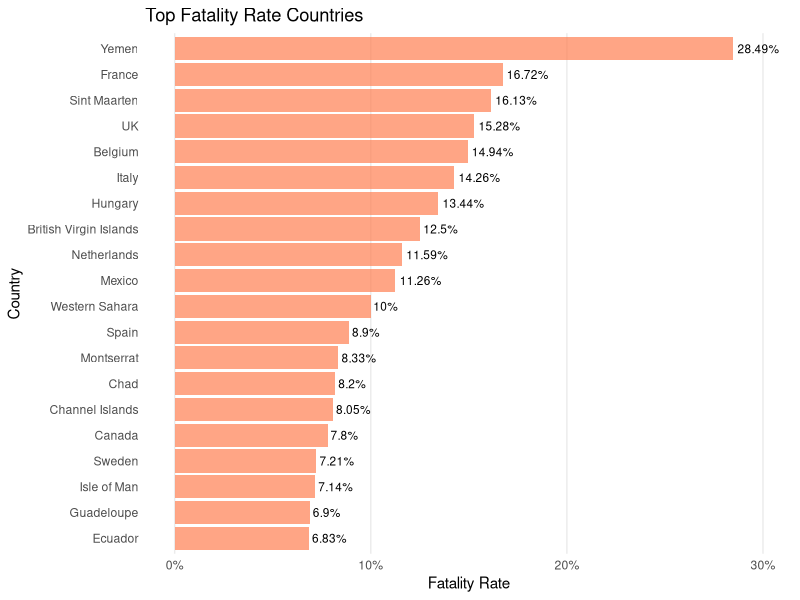
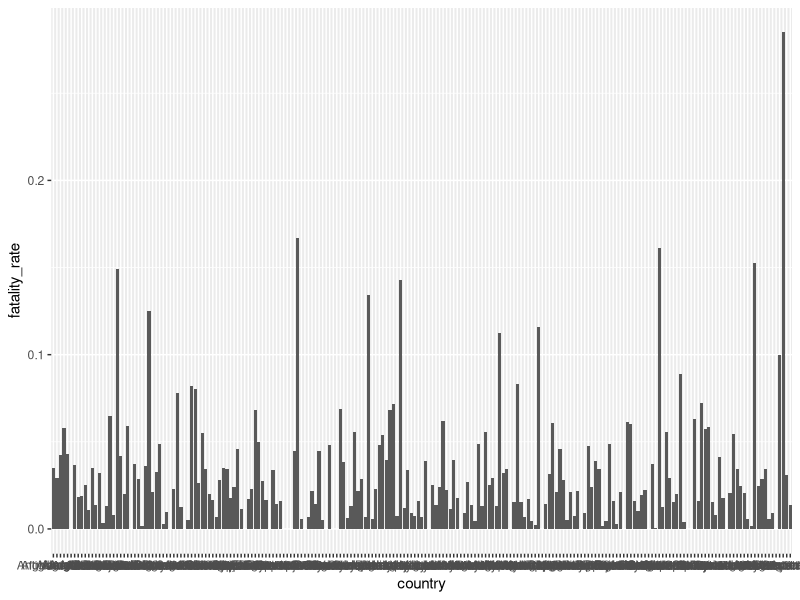
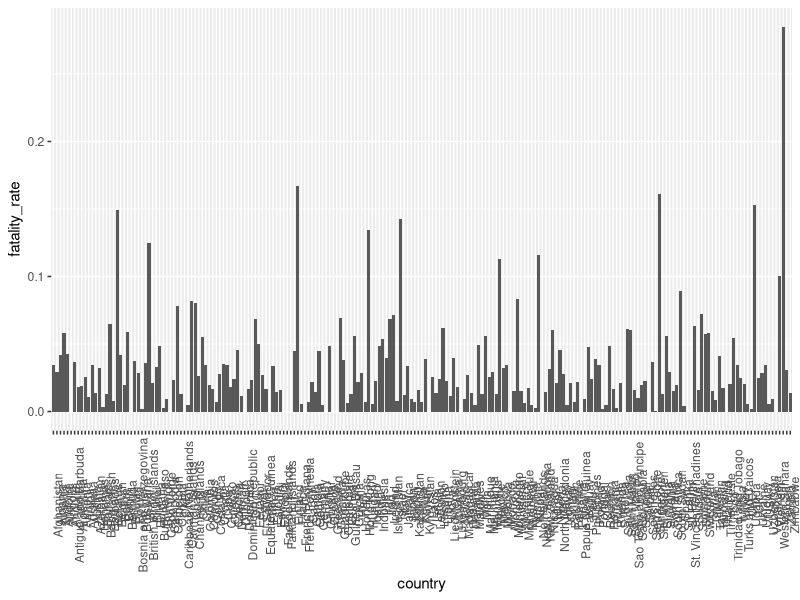
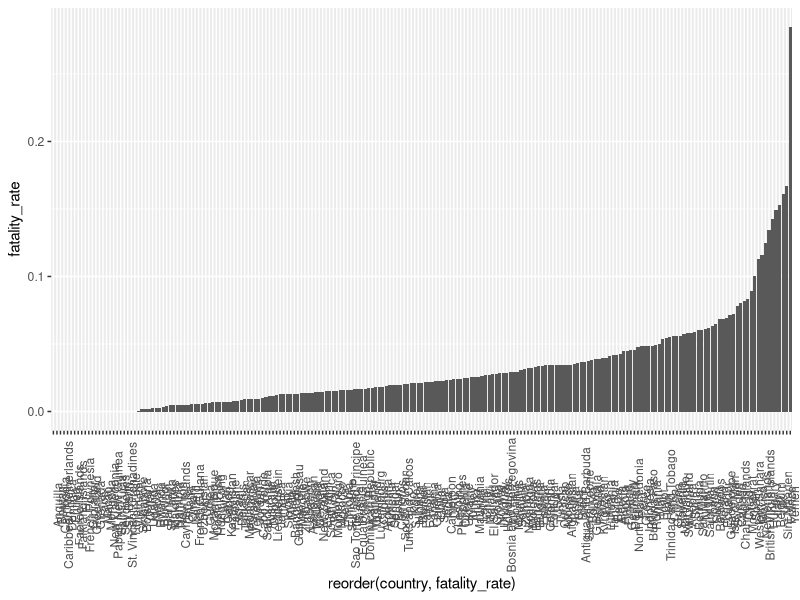
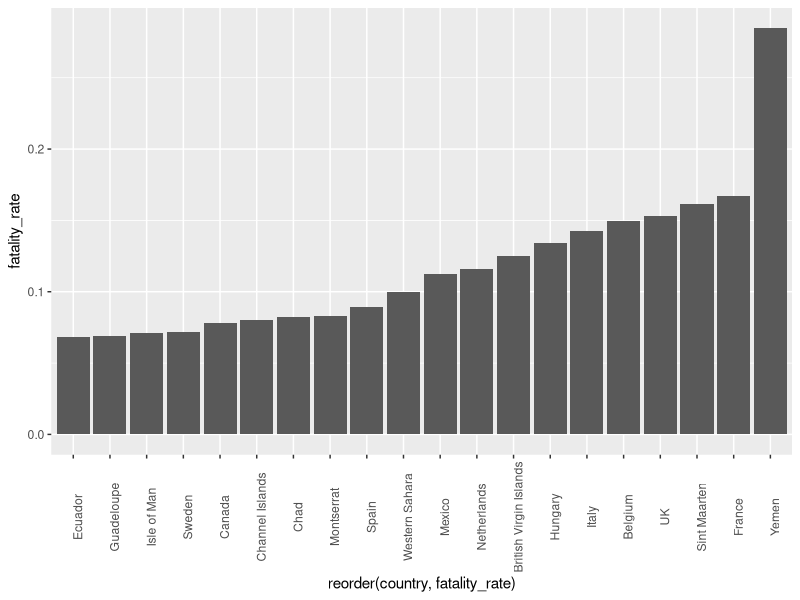
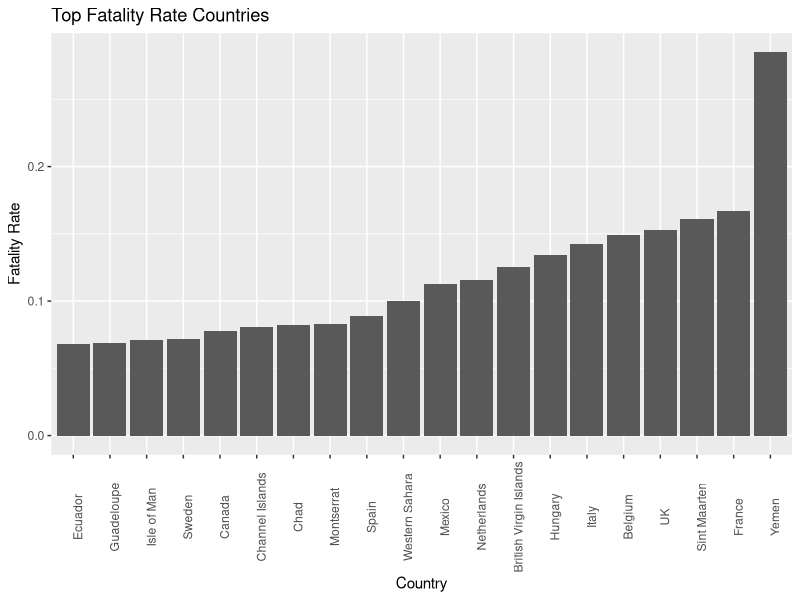
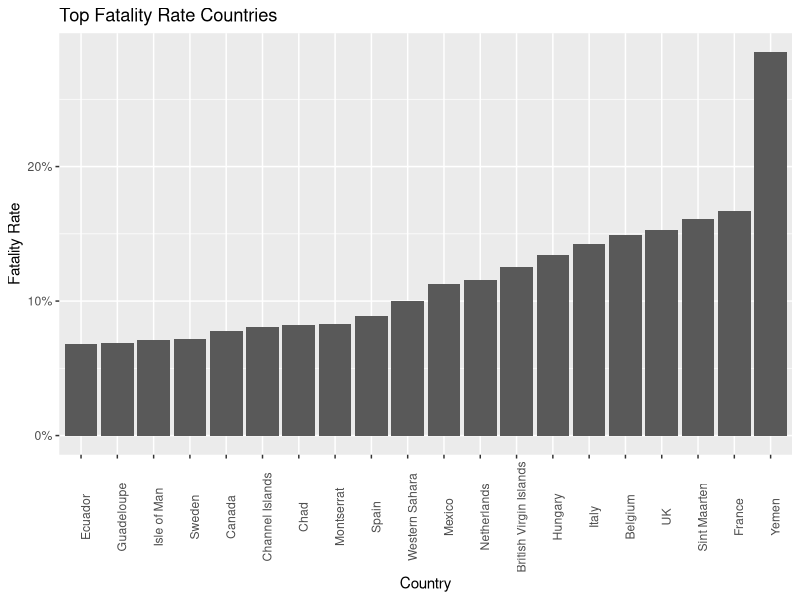
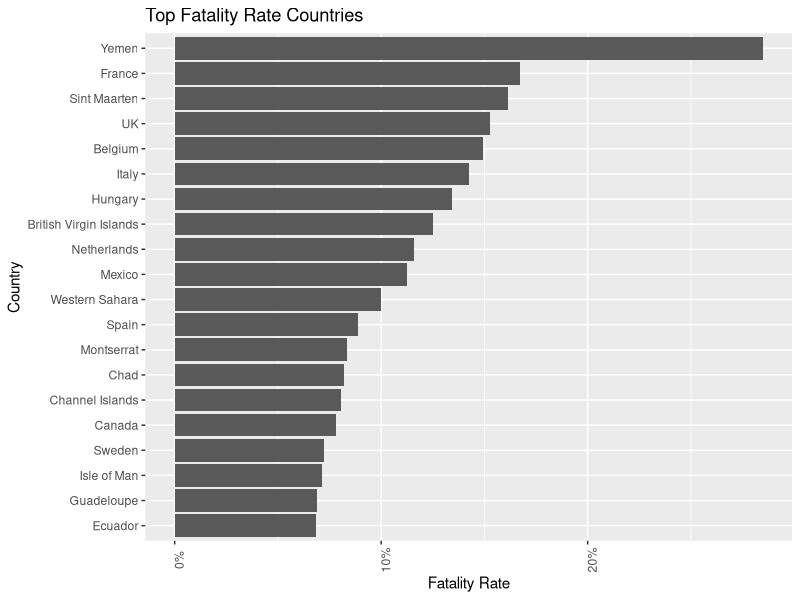

The R script that drew these images, in order:
## ---- chunk 1
#knitr::opts_chunk$set(echo = TRUE)
knitr::opts_chunk$set(
	echo = TRUE, 
	fig.align = "center",
	fig.show = "hold",
	message = FALSE,
	warning = FALSE,
	results = "hold"
)
 
options(scipen = 99)
## ---- chunk 2
library(tidyverse)
library(scales)
## ---- chunk 3
world_covid <- read.csv(file = "../data-raw/world_covid.csv", header = TRUE, stringsAsFactors = FALSE, fileEncoding = "latin1")
str(world_covid)
## ---- chunk 4
head(world_covid, n = 10)
## ---- chunk 5
world_covid %>% 
  arrange(desc(fatality_rate)) %>%
  head(n = 20) %>% 
  ggplot(mapping = aes(x = reorder(country, fatality_rate), y = fatality_rate)) + 
  geom_bar(stat = "identity", fill = "coral", alpha = 0.7) +
  geom_text(aes(label = paste0(fatality_rate*100, "%")), size = 3, hjust = -0.1) + 
  coord_flip() + 
  labs(title = "Top Fatality Rate Countries",
       x = "Country",
       y = "Fatality Rate") +
  theme_minimal() + 
  scale_y_continuous(labels = scales::percent_format(accuracy = 1), limits = c(0, 0.30)) +
  theme(panel.grid.major.y = element_blank(),
        panel.grid.minor.y = element_blank(),
        panel.grid.minor.x = element_blank(), legend.position = "none")
## ---- chunk 6
data1 <- world_covid %>% 
  select(country, fatality_rate)
data1
## ---- chunk 7
ggplot(data = data1, mapping = aes(x = country, y = fatality_rate)) + 
  geom_bar(stat = "identity")
## ---- chunk 8
# rotate x-axis label 90 deg
ggplot(data = data1, mapping = aes(x = country, y = fatality_rate)) + 
  geom_bar(stat = "identity") + 
  theme(axis.text.x = element_text(angle = 90))
## ---- chunk 9
# sorted barchart
ggplot(data = data1, mapping = aes(x = reorder(country, fatality_rate), y = fatality_rate)) + 
  geom_bar(stat = "identity") + 
  theme(axis.text.x = element_text(angle = 90))

## ---- chunk 10
topn <- data1 %>% 
  arrange(desc(fatality_rate)) %>%
  head(n = 20)
topn
## ---- chunk 11
# sorted barchart
ggplot(data = topn, mapping = aes(x = reorder(country, fatality_rate), y = fatality_rate)) + 
  geom_bar(stat = "identity") + 
  theme(axis.text.x = element_text(angle = 90))

## ---- chunk 12
ggplot(data = topn, mapping = aes(x = reorder(country, fatality_rate), y = fatality_rate)) + 
  geom_bar(stat = "identity") + 
  theme(axis.text.x = element_text(angle = 90)) +
  labs(title = "Top Fatality Rate Countries",
       x = "Country",
       y = "Fatality Rate")
## ---- chunk 13
# Custom axis scale 
ggplot(data = topn, mapping = aes(x = reorder(country, fatality_rate), y = fatality_rate)) + 
  geom_bar(stat = "identity") +
  theme(axis.text.x = element_text(angle = 90)) +
  labs(title = "Top Fatality Rate Countries",
       x = "Country",
       y = "Fatality Rate") + 
  scale_y_continuous(labels = scales::percent_format(accuracy = 1))
## ---- chunk 14
# Flip barchart
ggplot(data = topn, mapping = aes(x = reorder(country, fatality_rate), y = fatality_rate)) + 
  geom_bar(stat = "identity") + 
  theme(axis.text.x = element_text(angle = 90)) +
  labs(title = "Top Fatality Rate Countries",
       x = "Country",
       y = "Fatality Rate") + 
  scale_y_continuous(labels = scales::percent_format(accuracy = 1)) +
  coord_flip()
## ---- chunk 15
# Remove text angle 
ggplot(data = topn, mapping = aes(x = reorder(country, fatality_rate), y = fatality_rate)) + 
  geom_bar(stat = "identity") + 
  labs(title = "Top Fatality Rate Countries",
       x = "Country",
       y = "Fatality Rate") +
  scale_y_continuous(labels = scales::percent_format(accuracy = 1)) +
  coord_flip()
## ---- chunk 16
# Custom theme 
ggplot(data = topn, mapping = aes(x = reorder(country, fatality_rate), y = fatality_rate)) + 
  geom_bar(stat = "identity") + 
  labs(title = "Top Fatality Rate Countries",
       x = "Country",
       y = "Fatality Rate") + 
  scale_y_continuous(labels = scales::percent_format(accuracy = 1)) +
  coord_flip() +
  theme_minimal()

## ---- chunk 17
# Change color & grid
ggplot(data = topn, mapping = aes(x = reorder(country, fatality_rate), y = fatality_rate)) + 
  geom_bar(stat = "identity", fill = "coral", alpha = 0.7) +
  labs(title = "Top Fatality Rate Countries",
       x = "Country",
       y = "Fatality Rate") +
  scale_y_continuous(labels = scales::percent_format(accuracy = 1)) + 
  coord_flip() + 
  theme_minimal() 
## ---- chunk 18
# Change color & grid
ggplot(data = topn, mapping = aes(x = reorder(country, fatality_rate), y = fatality_rate)) + 
  geom_bar(stat = "identity", fill = "coral", alpha = 0.7) +
  labs(title = "Top Fatality Rate Countries",
       x = "Country",
       y = "Fatality Rate") +
  scale_y_continuous(labels = scales::percent_format(accuracy = 1)) + 
  coord_flip() + 
  theme_minimal() +
  theme(panel.grid.major.y = element_blank(),
        panel.grid.minor.y = element_blank(),
        panel.grid.minor.x = element_blank())
## ---- chunk 19
# Add label & y-limit 
ggplot(data = topn, mapping = aes(x = reorder(country, fatality_rate), y = fatality_rate)) + 
  geom_bar(stat = "identity", fill = "coral", alpha = 0.7) + 
  labs(title = "Top Fatality Rate Countries",
       x = "Country",
       y = "Fatality Rate") +
  scale_y_continuous(labels = scales::percent_format(accuracy = 1)) +
  coord_flip() +
  theme_minimal() + 
  theme(panel.grid.major.y = element_blank(),
        panel.grid.minor.y = element_blank(),
        panel.grid.minor.x = element_blank()) + 
  geom_text(aes(label = paste0(fatality_rate*100, "%")), size = 3, hjust = -0.1)

## ---- chunk 20
# Add label & y-limit 
ggplot(data = topn, mapping = aes(x = reorder(country, fatality_rate), y = fatality_rate)) + 
  geom_bar(stat = "identity", fill = "coral", alpha = 0.7) + 
  labs(title = "Top Fatality Rate Countries",
       x = "Country",
       y = "Fatality Rate") +
  scale_y_continuous(labels = scales::percent_format(accuracy = 1), limits = c(0, 0.30)) +
  coord_flip() +
  theme_minimal() + 
  theme(panel.grid.major.y = element_blank(),
        panel.grid.minor.y = element_blank(),
        panel.grid.minor.x = element_blank()) + 
  geom_text(aes(label = paste0(fatality_rate*100, "%")), size = 3, hjust = -0.1)
## ---- chunk 21
# By Total Cases 
## top 20 barchart
top20 <- world_covid %>% 
  arrange(desc(total_cases)) %>%
  head(n = 20)

ggplot(data = top20, mapping = aes(x = reorder(country, total_cases), y = total_cases)) + 
  geom_bar(stat = "identity", fill = "coral", alpha = 0.7) +
  geom_text(aes(label = formatC(total_cases, big.mark = ",", decimal.mark = ".", format = "d")), size = 3, hjust = -0.1) + 
  coord_flip() + 
  labs(title = "Top 20 Total Cases Countries",
       x = "Country",
       y = "Total Cases") +
  theme_minimal() + 
  scale_y_continuous(labels = scales::number_format(big.mark = ","), limits = c(0, 5.0*10^6)) +
  theme(panel.grid.major.y = element_blank(),
        panel.grid.minor.y = element_blank(),
        panel.grid.minor.x = element_blank())
## ---- chunk 22
# Buble chart 
asean_list <- c("Philippines",
"Indonesia",
"Malaysia",
"Singapore",
"Thailand",
"Brunei",
"Vietnam",
"Laos",
"Myanmar",
"Cambodia")

asean <- world_covid %>% 
  filter(continent == "Asia") %>% 
  arrange(total_cases) %>% 
  mutate(label_negara = case_when(country %in% asean_list ~ country,
                          TRUE ~ ""))

ggplot(data = asean, mapping = aes(x = med_age, y = fatality_rate)) + 
  geom_point(aes(size = density_km2), color = "coral", alpha = 0.6) +
  geom_text(aes(label = label_negara), vjust = -0.5) +
  theme_minimal() + 
  theme(legend.position = "none") + 
  labs(title = "Indonesia Amongst ASEAN",
       x = "Median Population Age",
       y = "Fatality Rate") + 
  scale_y_continuous(labels = scales::percent_format(accuracy = 1), limits = c(0, 0.06))
## ---- chunk 23
asean_list <- c("Philippines",
"Indonesia",
"Malaysia",
"Singapore",
"Thailand",
"Brunei",
"Vietnam",
"Laos",
"Myanmar",
"Cambodia")
## ---- chunk 24
asean <- world_covid %>% 
  filter(continent == "Asia") %>% 
  arrange(total_cases) %>% 
  mutate(label_negara = case_when(country %in% asean_list ~ country,
                          TRUE ~ ""))
## ---- chunk 25
# Scatter plot
ggplot(data = asean, mapping = aes(x = med_age, y = fatality_rate)) + 
  geom_point() + 
  theme_minimal() 
## ---- chunk 26
# Point opacity
ggplot(data = asean, mapping = aes(x = med_age, y = fatality_rate)) + 
  geom_point(alpha = 0.5) +
  theme_minimal() 
## ---- chunk 27
# Bubble chart size
ggplot(data = asean, mapping = aes(x = med_age, y = fatality_rate)) + 
  geom_point(aes(size = density_km2), alpha = 0.5) +
  theme_minimal()
## ---- chunk 28
# Buble chart color
ggplot(data = asean, mapping = aes(x = med_age, y = fatality_rate)) + 
  geom_point(aes(size = density_km2), color = "coral", alpha = 0.5) +
  theme_minimal() + 
  theme(legend.position = "none")
## ---- chunk 29
# Custom title & axis title
ggplot(data = asean, mapping = aes(x = med_age, y = fatality_rate)) + 
  geom_point(aes(size = density_km2), color = "coral", alpha = 0.5) +
  theme_minimal() +
  theme(legend.position = "none") +
  labs(title = "Indonesia Amongst ASEAN",
       x = "Median Population Age",
       y = "Fatality Rate")
## ---- chunk 30
# Buble chart custom axis title
ggplot(data = asean, mapping = aes(x = med_age, y = fatality_rate)) + 
  geom_point(aes(size = density_km2), color = "coral", alpha = 0.5) +
  theme_minimal() +
  theme(legend.position = "none") + 
  labs(title = "Indonesia Amongst ASEAN",
       x = "Median Population Age",
       y = "Fatality Rate") +
  scale_y_continuous(labels = scales::percent_format(accuracy = 1))
## ---- chunk 31
# Buble chart add label
ggplot(data = asean, mapping = aes(x = med_age, y = fatality_rate)) + 
  geom_point(aes(size = density_km2), color = "coral", alpha = 0.5) +
  theme_minimal() +
  theme(legend.position = "none") + 
  labs(title = "Indonesia Amongst ASEAN",
       x = "Median Population Age",
       y = "Fatality Rate") +
  scale_y_continuous(labels = scales::percent_format(accuracy = 1)) +
  geom_text(aes(label = label_negara))
## ---- chunk 32
# Buble chart custom label position
ggplot(data = asean, mapping = aes(x = med_age, y = fatality_rate)) + 
  geom_point(aes(size = density_km2), color = "coral", alpha = 0.5) +
  theme_minimal() + 
  theme(legend.position = "none") + 
  labs(title = "Indonesia Amongst ASEAN",
       x = "Median Population Age",
       y = "Fatality Rate") +
  scale_y_continuous(labels = scales::percent_format(accuracy = 1), limits = c(0, 0.06)) +
  geom_text(aes(label = label_negara), vjust = -0.5)
## ---- chunk 33
dailynational <- read.csv("../data-raw/dailynational.csv", header = TRUE, stringsAsFactors = FALSE)
dailynational$dates <- as.Date(dailynational$dates)
str(dailynational)
## ---- chunk 34
head(dailynational, n = 10)
## ---- chunk 35
ks <- ksmooth(x = dailynational$dates, 
              y = dailynational$daily_cases, 
              kernel = "normal", 
              bandwidth = 10, 
              x.points = dailynational$dates)
dailynational$daily_trend <- ks$y

ggplot(data = dailynational, mapping = aes(x = dates)) + 
  geom_line(aes(y = daily_cases, color = "New"), size = 0.8) + 
  geom_line(aes(y = daily_recovered, color = "Recovered"), size = 0.8) + 
  geom_line(aes(y = daily_deaths, color = "Deaths"), size = 0.8) + 
  theme_minimal() + 
  scale_color_manual(name = "Cases",
                     values = c("New" = "yellow", 
                                "Recovered" = "green", 
                                "Deaths" = "red", 
                                "Trend" = "grey")) + 
  labs(title = "Indonesia Daily Cases Trend",
       x = "Dates",
       y = "Daily Cases") + 
  scale_x_date(date_breaks = "2 weeks", date_labels = "%d/%m") +
  geom_line(aes(y = daily_trend, color = "Trend"), size = 0.8) + 
  theme(legend.position = "top")
dailynational$daily_trend <- NULL
## ---- chunk 36
dailynational %>% 
  select(dates, daily_cases, daily_recovered, daily_deaths) %>% 
  head(n = 10)
## ---- chunk 37
ggplot(data = dailynational, mapping = aes(x = dates)) + 
  geom_line(aes(y = daily_cases, color = "New")) + 
  geom_line(aes(y = daily_recovered, color = "Recovered")) + 
  geom_line(aes(y = daily_deaths, color = "Deaths")) +
  theme_minimal()
## ---- chunk 38
# Change color & line size
ggplot(data = dailynational, mapping = aes(x = dates)) + 
  geom_line(aes(y = daily_cases, color = "New"), size = 0.8) + 
  geom_line(aes(y = daily_recovered, color = "Recovered"), size = 0.8) + 
  geom_line(aes(y = daily_deaths, color = "Deaths"), size = 0.8) +
  theme_minimal() + 
  scale_color_manual(name = "Cases", # judul legend
                     values = c("New" = "yellow", 
                                "Recovered" = "green", 
                                "Deaths" = "red"))
## ---- chunk 39
# Add title and axis title
ggplot(data = dailynational, mapping = aes(x = dates)) + 
  geom_line(aes(y = daily_cases, color = "New"), size = 0.8) + 
  geom_line(aes(y = daily_recovered, color = "Recovered"), size = 0.8) + 
  geom_line(aes(y = daily_deaths, color = "Deaths"), size = 0.8) +
  theme_minimal() + 
  scale_color_manual(name = "Cases", # judul legend
                     values = c("New" = "yellow", 
                                "Recovered" = "green", 
                                "Deaths" = "red")) + 
  labs(title = "Indonesia Daily Cases Trend",
       x = "Dates",
       y = "Daily Cases")
## ---- chunk 40
# Change x-axis format
ggplot(data = dailynational, mapping = aes(x = dates)) + 
  geom_line(aes(y = daily_cases, color = "New"), size = 0.8) + 
  geom_line(aes(y = daily_recovered, color = "Recovered"), size = 0.8) + 
  geom_line(aes(y = daily_deaths, color = "Deaths"), size = 0.8) +
  theme_minimal() + 
  scale_color_manual(name = "Cases", # judul legend
                     values = c("New" = "yellow", 
                                "Recovered" = "green", 
                                "Deaths" = "red")) + 
  labs(title = "Indonesia Daily Cases Trend",
       x = "Dates",
       y = "Daily Cases") + 
  scale_x_date(date_breaks = "2 weeks", date_labels = "%d/%m")
## ---- chunk 41
# Add trend line
ks <- ksmooth(x = dailynational$dates, 
              y = dailynational$daily_cases, 
              kernel = "normal", 
              bandwidth = 10, 
              x.points = dailynational$dates)
dailynational$daily_trend <- ks$y
## ---- chunk 42
ggplot(data = dailynational, mapping = aes(x = dates)) + 
  geom_line(aes(y = daily_cases, color = "New"), size = 0.8) + 
  geom_line(aes(y = daily_recovered, color = "Recovered"), size = 0.8) + 
  geom_line(aes(y = daily_deaths, color = "Deaths"), size = 0.8) +
  theme_minimal() + 
  scale_color_manual(name = "Cases",
                     values = c("New" = "yellow", 
                                "Recovered" = "green", 
                                "Deaths" = "red", 
                                "Trend" = "grey")) + 
  labs(title = "Indonesia Daily Cases Trend",
       x = "Dates",
       y = "Daily Cases") + 
  scale_x_date(date_breaks = "2 weeks", date_labels = "%d/%m") + 
  geom_line(aes(y = daily_trend, color = "Trend"), size = 0.8)

## ---- chunk 43
# Custom legend & position
ggplot(data = dailynational, mapping = aes(x = dates)) + 
  geom_line(aes(y = daily_cases, color = "New"), size = 0.8) + 
  geom_line(aes(y = daily_recovered, color = "Recovered"), size = 0.8) + 
  geom_line(aes(y = daily_deaths, color = "Deaths"), size = 0.8) + 
  theme_minimal() + 
  scale_color_manual(name = "Cases",
                     values = c("New" = "yellow", 
                                "Recovered" = "green", 
                                "Deaths" = "red", 
                                "Trend" = "grey")) + 
  labs(title = "Indonesia Daily Cases Trend",
       x = "Dates",
       y = "Daily Cases") + 
  scale_x_date(date_breaks = "2 weeks", date_labels = "%d/%m") +
  geom_line(aes(y = daily_trend, color = "Trend"), size = 0.8) + 
  theme(legend.position = "top")

